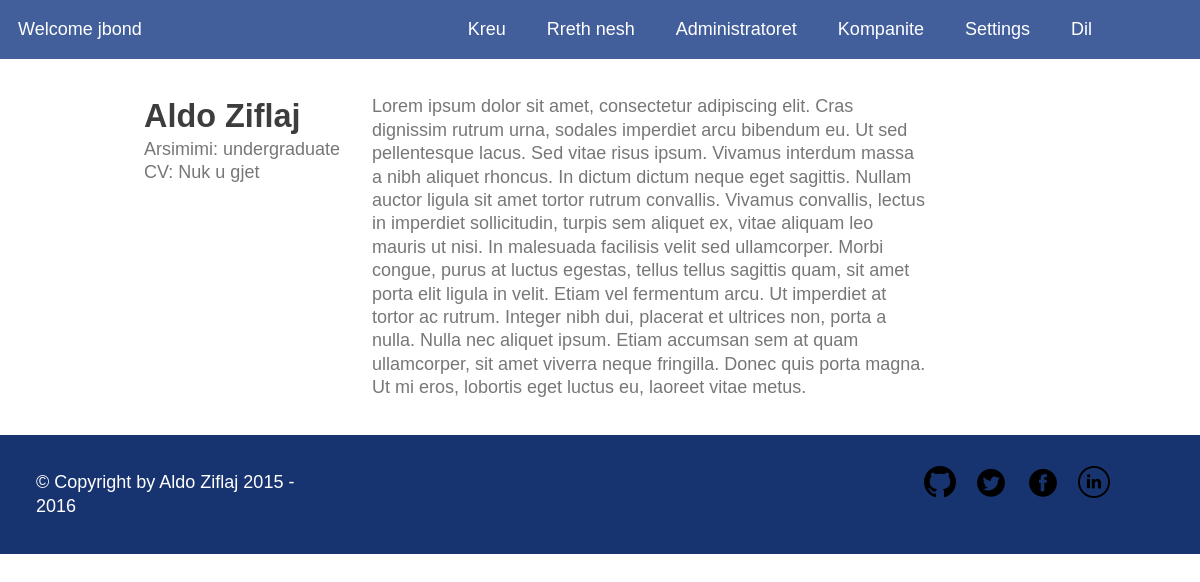
The app's page /user.php?id=1 (signed in) with its own data.
### tables this page shows
CREATE TABLE IF NOT EXISTS `students` (
  `id` INT(11) NOT NULL AUTO_INCREMENT,
  `first_name` VARCHAR(45) NOT NULL,
  `last_name` VARCHAR(45) NOT NULL,
  `user_id` INT(11) NOT NULL,
  `cv_url` VARCHAR(255) NULL,
  `dob` DATE NOT NULL,
  `degree` VARCHAR(45) NOT NULL,
  `bio` MEDIUMTEXT NULL,
  PRIMARY KEY (`id`),
  INDEX `id_idx` (`user_id` ASC),
  CONSTRAINT `student_user_id`
    FOREIGN KEY (`user_id`)
    REFERENCES `users` (`id`)
    ON DELETE CASCADE
    ON UPDATE CASCADE);

### public/views/student/me.php (the view, shortened to what this page needs)
<?php
$connection = mysqli_connect($db['host'], $db['username'], $db['password'], $db['database']);
$user_sql = "select first_name, last_name, cv_url, degree, bio ";
$user_sql .= "from students ";
$user_sql .= "where user_id = $id";
$result = mysqli_query($connection, $user_sql);
$user = mysqli_fetch_assoc($result);
?>
<div class="content row">
  <div class="profile">
    <div class="col-narrow">
      <div class="profile--handle">
        <?= $user['first_name'] ?> <?= $user['last_name'] ?>
      </div>
      <div class="profile--degree">
        Arsimimi: <?= $user['degree'] ?>
      </div>
      <div class="profile--cv">
        CV:
        <?php if($user['cv_url']): ?>
          <a href="<?= $user['cv_url'] ?>">Shkarko ketu</a>
        <?php else: ?>
          Nuk u gjet
        <?php endif; ?>
      </div>
    </div>
    <div class="col-wide profile--bio">
      <?= $user['bio'] ?>
    </div>
  </div>
</div>

### public/assets/css/base.css (style rules this page uses)
html, body { width: 100%; height: 100%; color: #777; background-color: #fff; }
body { margin: 0; padding: 0; font-size: 1em; font-family: helvetica, arial, sans-serif; line-height: 1.3; }
@media (min-width: 38em) { body { font-size: 1.125em; } }

### public/assets/css/theme.css (style rules this page uses)
.content { min-height: 350px; padding: 0 8em; }

### public/assets/css/layout.css (style rules this page uses)
.row { clear: both; overflow: hidden; }
.col-narrow, .col-narrow--right { margin-bottom: 1.5em; }
@media (min-width: 38em) { .col-narrow, .col-medium, .col-wide { float: left; } }
@media (min-width: 38em) { .col-wide, .col-wide--right { width: 61%; } }
@media (min-width: 38em) { .col-narrow, .col-narrow--right { width: 25%; margin-bottom: 0; } }

### public/assets/css/modules.css (style rules this page uses)
.profile { padding: 2em 0; }
.profile--handle { color: #3D3D3D; font-weight: bold; font-size: 1.8em; }
.profile--bio { margin-bottom: 2em; }

### records on screen
students: first_name "Aldo", last_name "Ziflaj", degree "undergraduate", bio "Lorem ipsum dolor sit amet, consectetur adipiscing elit. Cras dignissim rutrum urna, sodales imperdiet arcu bibendum eu. Ut sed pellentesque lacus. Sed vitae risus ipsum. Vivamus interdum massa a nibh aliquet rhoncus. In dictum dictum neque eget sagittis. Nullam auctor ligula sit amet tortor rutrum convallis. Vivamus convallis, lectus in imperdiet sollicitudin, turpis sem aliquet ex, vitae aliquam leo mauris ut nisi. In malesuada facilisis velit sed ullamcorper. Morbi congue, purus at luctus egestas, tellus tellus sagittis quam, sit amet porta elit ligula in velit. Etiam vel fermentum arcu. Ut imperdiet at tortor ac rutrum. Integer nibh dui, placerat et ultrices non, porta a nulla. Nulla…"

### other values on screen
$_SESSION['user_handle'] "jbond"
